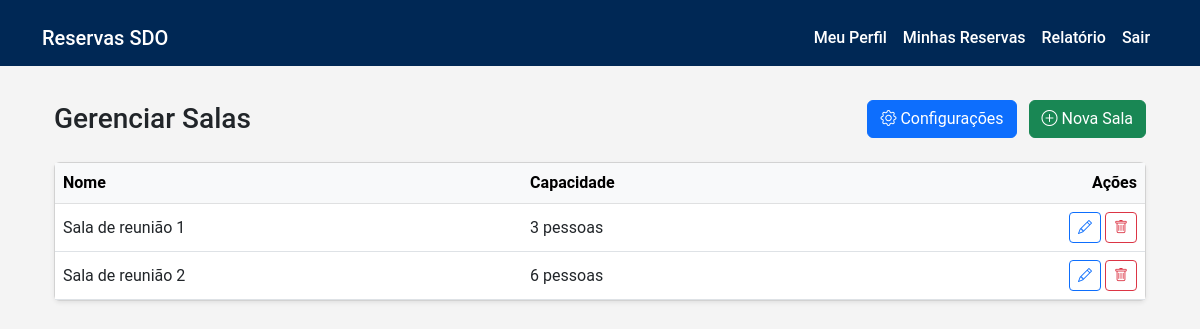
The page /gerenciar/ (signed in) on the database its author committed.
### salas/models.py (models this page shows, shortened)
class Sala(models.Model):
    nome = models.CharField(max_length=100)
    imagem = models.ImageField(upload_to='salas/', default='salas/logo.png')  # Definindo imagem padrão
    tamanho = models.CharField(max_length=50)
    capacidade = models.IntegerField()

### salas/views.py (the view, shortened to what this page needs)
# urls.py: path('gerenciar/', views.gerenciar_salas, name='gerenciar_salas'),
@user_passes_test(lambda u: u.is_superuser)
def gerenciar_salas(request):
    salas = Sala.objects.all()
    form = SalaForm()
    config = ConfiguracaoSistema.objects.first()
    if not config:
        config = ConfiguracaoSistema.objects.create()
    return render(request, 'gerenciar_salas.html', {
        'salas': salas,
        'form': form,
        'config': config,
    })

### templates/gerenciar_salas.html (shortened to what this page needs)
{% extends 'base.html' %}
{% block content %}
<div class="container py-4">
    <div class="d-flex justify-content-between align-items-center mb-4">
        <h1 class="h3 mb-0">Gerenciar Salas</h1>
        <div>
            <button class="btn btn-primary me-2" data-bs-toggle="modal" data-bs-target="#configModal">
                <i class="bi bi-gear"></i> Configurações
            </button>
            <button class="btn btn-success" data-bs-toggle="modal" data-bs-target="#adicionarSalaModal">
                <i class="bi bi-plus-circle"></i> Nova Sala
            </button>
        </div>
    </div>
    <div class="card shadow-sm">
        <div class="table-responsive">
            <table class="table table-hover mb-0">
                <thead class="table-light">
                    <tr>
                        <th>Nome</th>
                        <th>Capacidade</th>
                        <th class="text-end">Ações</th>
                    </tr>
                </thead>
                <tbody>
                    {% for sala in salas %}
                    <tr>
                        <td class="align-middle">{{ sala.nome }}</td>
                        <td class="align-middle">{{ sala.capacidade }} pessoas</td>
                        <td class="text-end">
                            <button
                                class="btn btn-outline-primary btn-sm"
                                data-bs-toggle="modal"
                                data-bs-target="#editarModal"
                                data-sala-id="{{ sala.id }}"
                                data-nome="{{ sala.nome }}"
                                data-tamanho="{{ sala.tamanho }}"
                                data-capacidade="{{ sala.capacidade }}">
                                <i class="bi bi-pencil"></i>
                            </button>
                            <button
                                class="btn btn-outline-danger btn-sm"
                                data-bs-toggle="modal"
                                data-bs-target="#confirmarExclusaoModal"
                                data-sala-id="{{ sala.id }}"
                                data-nome="{{ sala.nome }}">
                                <i class="bi bi-trash"></i>
                            </button>
                        </td>
                    </tr>
                    {% endfor %}
                </tbody>
            </table>
        </div>
    </div>
</div>
{% endblock %}

### templates/base.html (style rules this page uses)
body { background-color: #f4f4f4; font-family: 'Roboto', sans-serif; }
.container { margin-top: 10px; }

### rows shown on the page
Sala: nome "Sala de reunião 1", capacidade "3"
Sala: nome "Sala de reunião 2", capacidade "6"
